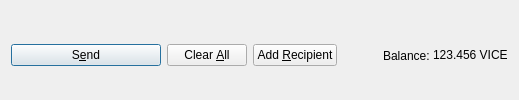
         <widget class="QFrame" name="frame_Send">
          <layout class="QHBoxLayout" name="horizontalLayout">
           <property name="bottomMargin">
            <number>0</number>
           </property>
           <item>
            <widget class="QPushButton" name="sendButton">
             <property name="minimumSize">
              <size>
               <width>150</width>
               <height>0</height>
              </size>
             </property>
             <property name="toolTip">
              <string>Confirm the send action</string>
             </property>
             <property name="text">
              <string>S&amp;end</string>
             </property>
             <property name="icon">
              <iconset resource="../vice.qrc">
               <normaloff>:/icons/send</normaloff>:/icons/send</iconset>
             </property>
             <property name="autoDefault">
              <bool>false</bool>
             </property>
             <property name="default">
              <bool>true</bool>
             </property>
            </widget>
           </item>
           <item>
            <widget class="QPushButton" name="clearButton">
             <property name="sizePolicy">
              <sizepolicy hsizetype="Minimum" vsizetype="Fixed">
               <horstretch>0</horstretch>
               <verstretch>0</verstretch>
              </sizepolicy>
             </property>
             <property name="toolTip">
              <string>Clear all fields of the form.</string>
             </property>
             <property name="text">
              <string>Clear &amp;All</string>
             </property>
             <property name="icon">
              <iconset resource="../vice.qrc">
               <normaloff>:/icons/remove</normaloff>:/icons/remove</iconset>
             </property>
             <property name="autoDefault">
              <bool>false</bool>
             </property>
            </widget>
           </item>
           <item>
            <widget class="QPushButton" name="addButton">
             <property name="toolTip">
              <string>Send to multiple recipients at once</string>
             </property>
             <property name="text">
              <string>Add &amp;Recipient</string>
             </property>
             <property name="icon">
              <iconset resource="../vice.qrc">
               <normaloff>:/icons/add</normaloff>:/icons/add</iconset>
             </property>
             <property name="autoDefault">
              <bool>false</bool>
             </property>
            </widget>
           </item>
           <item>
            <spacer name="horizontalSpacer">
             <property name="orientation">
              <enum>Qt::Horizontal</enum>
             </property>
             <property name="sizeHint" stdset="0">
              <size>
               <width>40</width>
               <height>20</height>
              </size>
             </property>
            </spacer>
           </item>
           <item>
            <layout class="QHBoxLayout" name="horizontalLayout_2">
             <property name="spacing">
              <number>3</number>
             </property>
             <item>
              <widget class="QLabel" name="label">
               <property name="text">
                <string>Balance:</string>
               </property>
              </widget>
             </item>
             <item>
              <widget class="QLabel" name="labelBalance">
               <property name="sizePolicy">
                <sizepolicy hsizetype="Preferred" vsizetype="Fixed">
                 <horstretch>0</horstretch>
                 <verstretch>0</verstretch>
                </sizepolicy>
               </property>
               <property name="cursor">
                <cursorShape>IBeamCursor</cursorShape>
               </property>
               <property name="text">
                <string notr="true">123.456 VICE</string>
               </property>
               <property name="textInteractionFlags">
                <set>Qt::LinksAccessibleByMouse|Qt::TextSelectableByKeyboard|Qt::TextSelectableByMouse</set>
               </property>
              </widget>
             </item>
            </layout>
           </item>
          </layout>
         </widget>
